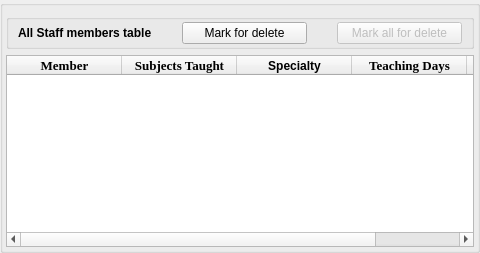
                      <widget class="QGroupBox" name="groupBox_46">
                       <property name="minimumSize">
                        <size>
                         <width>480</width>
                         <height>0</height>
                        </size>
                       </property>
                       <property name="title">
                        <string/>
                       </property>
                       <layout class="QVBoxLayout" name="verticalLayout_36">
                        <property name="spacing">
                         <number>6</number>
                        </property>
                        <property name="leftMargin">
                         <number>3</number>
                        </property>
                        <property name="topMargin">
                         <number>8</number>
                        </property>
                        <property name="rightMargin">
                         <number>3</number>
                        </property>
                        <property name="bottomMargin">
                         <number>3</number>
                        </property>
                        <item>
                         <widget class="QGroupBox" name="groupBox_14">
                          <property name="title">
                           <string/>
                          </property>
                          <layout class="QHBoxLayout" name="horizontalLayout_48">
                           <property name="spacing">
                            <number>30</number>
                           </property>
                           <property name="leftMargin">
                            <number>9</number>
                           </property>
                           <property name="topMargin">
                            <number>2</number>
                           </property>
                           <property name="bottomMargin">
                            <number>2</number>
                           </property>
                           <item>
                            <widget class="QLabel" name="label_16">
                             <property name="font">
                              <font>
                               <weight>75</weight>
                               <bold>true</bold>
                              </font>
                             </property>
                             <property name="text">
                              <string>All Staff members table</string>
                             </property>
                            </widget>
                           </item>
                           <item>
                            <widget class="QPushButton" name="mark_teachers_btn">
                             <property name="maximumSize">
                              <size>
                               <width>130</width>
                               <height>16777215</height>
                              </size>
                             </property>
                             <property name="text">
                              <string>Mark for delete</string>
                             </property>
                            </widget>
                           </item>
                           <item>
                            <widget class="QPushButton" name="markall_teachers_btn">
                             <property name="enabled">
                              <bool>false</bool>
                             </property>
                             <property name="text">
                              <string>Mark all for delete</string>
                             </property>
                            </widget>
                           </item>
                          </layout>
                         </widget>
                        </item>
                        <item>
                         <widget class="QTableWidget" name="all_staff_tablewidget">
                          <property name="editTriggers">
                           <set>QAbstractItemView::NoEditTriggers</set>
                          </property>
                          <property name="alternatingRowColors">
                           <bool>true</bool>
                          </property>
                          <property name="verticalScrollMode">
                           <enum>QAbstractItemView::ScrollPerPixel</enum>
                          </property>
                          <property name="horizontalScrollMode">
                           <enum>QAbstractItemView::ScrollPerPixel</enum>
                          </property>
                          <property name="columnCount">
                           <number>5</number>
                          </property>
                          <attribute name="horizontalHeaderDefaultSectionSize">
                           <number>115</number>
                          </attribute>
                          <attribute name="horizontalHeaderStretchLastSection">
                           <bool>false</bool>
                          </attribute>
                          <attribute name="verticalHeaderShowSortIndicator" stdset="0">
                           <bool>false</bool>
                          </attribute>
                          <attribute name="verticalHeaderStretchLastSection">
                           <bool>false</bool>
                          </attribute>
                          <column>
                           <property name="text">
                            <string>Member</string>
                           </property>
                           <property name="toolTip">
                            <string>Column for members of staff</string>
                           </property>
                           <property name="font">
                            <font>
                             <family>Times New Roman</family>
                             <pointsize>10</pointsize>
                             <weight>75</weight>
                             <bold>true</bold>
                            </font>
                           </property>
                           <property name="icon">
                            <iconset>
                             <normaloff>../Icons-mine/teacher.png</normaloff>../Icons-mine/teacher.png</iconset>
                           </property>
                          </column>
                          <column>
                           <property name="text">
                            <string>Subjects Taught</string>
                           </property>
                           <property name="font">
                            <font>
                             <family>Times New Roman</family>
                             <pointsize>10</pointsize>
                             <weight>75</weight>
                             <bold>true</bold>
                            </font>
                           </property>
                           <property name="icon">
                            <iconset>
                             <normaloff>../Icons-mine/subject.png</normaloff>../Icons-mine/subject.png</iconset>
                           </property>
                          </column>
                          <column>
                           <property name="text">
                            <string>Specialty</string>
                           </property>
                           <property name="font">
                            <font>
                             <weight>75</weight>
                             <bold>true</bold>
                            </font>
                           </property>
                          </column>
                          <column>
                           <property name="text">
                            <string>Teaching Days</string>
                           </property>
                           <property name="font">
                            <font>
                             <family>Times New Roman</family>
                             <pointsize>10</pointsize>
                             <weight>75</weight>
                             <bold>true</bold>
                            </font>
                           </property>
                           <property name="icon">
                            <iconset>
                             <normaloff>../Icons-mine/Day_icon.png</normaloff>../Icons-mine/Day_icon.png</iconset>
                           </property>
                          </column>
                          <column>
                           <property name="text">
                            <string>Category</string>
                           </property>
                           <property name="toolTip">
                            <string>Based on how many teaching days. Regular if Members teachers every day.</string>
                           </property>
                           <property name="font">
                            <font>
                             <family>Times New Roman</family>
                             <pointsize>10</pointsize>
                             <weight>75</weight>
                             <bold>true</bold>
                            </font>
                           </property>
                          </column>
                         </widget>
                        </item>
                       </layout>
                      </widget>
